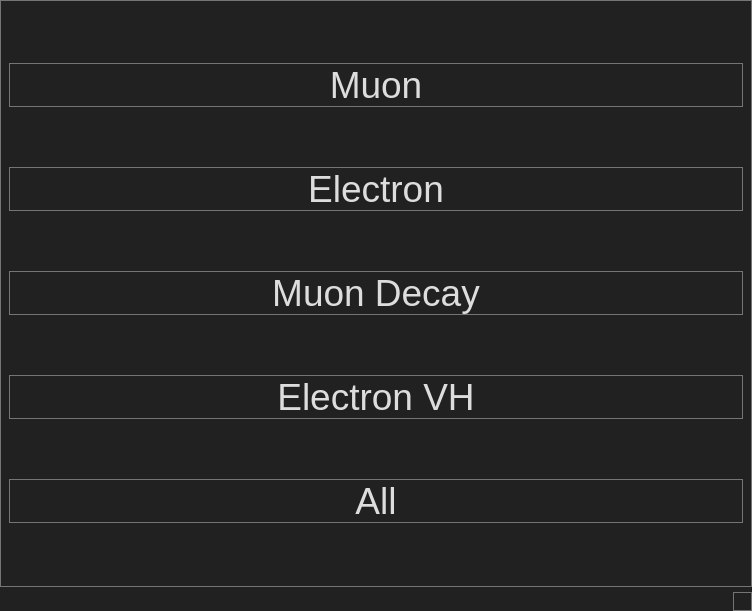
<?xml version="1.0" encoding="UTF-8"?>
<ui version="4.0">
 <class>DisplayModeWindow</class>
 <widget class="QMainWindow" name="DisplayModeWindow">
  <property name="geometry">
   <rect>
    <x>0</x>
    <y>0</y>
    <width>752</width>
    <height>611</height>
   </rect>
  </property>
  <property name="windowTitle">
   <string>MainWindow</string>
  </property>
  <property name="styleSheet">
   <string notr="true">
/*
    Android Material Dark
	COLOR_DARK     = #212121 Grey 900
	COLOR_MEDIUM   = #424242 Grey 800
	COLOR_MEDLIGHT = #757575 Grey 600
	COLOR_LIGHT    = #DDDDDD White
	COLOR_ACCENT   = #3F51B5 Indigo 500
*/

* {
	background: #212121;
	color: #DDDDDD;
	border: 1px solid #757575;
}

QWidget::item:selected {
	background: #3F51B5;
}

QCheckBox, QRadioButton {
	border: none;
}

QRadioButton::indicator, QCheckBox::indicator {
	width: 13px;
	height: 13px;
}

QRadioButton::indicator::unchecked, QCheckBox::indicator::unchecked {
	border: 1px solid #757575;
	background: none;
}

QRadioButton::indicator:unchecked:hover, QCheckBox::indicator:unchecked:hover {
	border: 1px solid #DDDDDD;
}

QRadioButton::indicator::checked, QCheckBox::indicator::checked {
	border: 1px solid #757575;
	background: #757575;
}

QRadioButton::indicator:checked:hover, QCheckBox::indicator:checked:hover {
	border: 1px solid #DDDDDD;
	background: #DDDDDD;
}

QGroupBox {
	margin-top: 6px;
}

QGroupBox::title {
	top: -7px;
	left: 7px;
}

QScrollBar {
	border: 1px solid #757575;
	background: #212121;
}

QScrollBar:horizontal {
	height: 15px;
	margin: 0px 0px 0px 32px;
}

QScrollBar:vertical {
	width: 15px;
	margin: 32px 0px 0px 0px;
}

QScrollBar::handle {
	background: #424242;
	border: 1px solid #757575;
}

QScrollBar::handle:horizontal {
	border-width: 0px 1px 0px 1px;
}

QScrollBar::handle:vertical {
	border-width: 1px 0px 1px 0px;
}

QScrollBar::handle:horizontal {
	min-width: 20px;
}

QScrollBar::handle:vertical {
	min-height: 20px;
}

QScrollBar::add-line, QScrollBar::sub-line {
	background:#424242;
	border: 1px solid #757575;
	subcontrol-origin: margin;
}

QScrollBar::add-line {
	position: absolute;
}

QScrollBar::add-line:horizontal {
	width: 15px;
	subcontrol-position: left;
	left: 15px;
}

QScrollBar::add-line:vertical {
	height: 15px;
	subcontrol-position: top;
	top: 15px;
}

QScrollBar::sub-line:horizontal {
	width: 15px;
	subcontrol-position: top left;
}

QScrollBar::sub-line:vertical {
	height: 15px;
	subcontrol-position: top;
}

QScrollBar:left-arrow, QScrollBar::right-arrow, QScrollBar::up-arrow, QScrollBar::down-arrow {
	border: 1px solid #757575;
	width: 3px;
	height: 3px;
}

QScrollBar::add-page, QScrollBar::sub-page {
	background: none;
}

QAbstractButton:hover {
	background: #424242;
}

QAbstractButton:pressed {
	background: #757575;
}

QAbstractItemView {
	show-decoration-selected: 1;
	selection-background-color: #3F51B5;
	selection-color: #DDDDDD;
	alternate-background-color: #424242;
}

QHeaderView {
	border: 1px solid #757575;
}

QHeaderView::section {
	background: #212121;
	border: 1px solid #757575;
	padding: 4px;
}

QHeaderView::section:selected, QHeaderView::section::checked {
	background: #424242;
}

QTableView {
	gridline-color: #757575;
}

QTabBar {
	margin-left: 2px;
}

QTabBar::tab {
	border-radius: 0px;
	padding: 4px;
	margin: 4px;
}

QTabBar::tab:selected {
	background: #424242;
}

QComboBox::down-arrow {
	border: 1px solid #757575;
	background: #424242;
}

QComboBox::drop-down {
	border: 1px solid #757575;
	background: #424242;
}

QComboBox::down-arrow {
	width: 3px;
	height: 3px;
	border: 1px solid #757575;
}

QAbstractSpinBox {
	padding-right: 15px;
}

QAbstractSpinBox::up-button, QAbstractSpinBox::down-button {
	border: 1px solid #757575;
	background: #424242;
	subcontrol-origin: border;
}

QAbstractSpinBox::up-arrow, QAbstractSpinBox::down-arrow {
	width: 3px;
	height: 3px;
	border: 1px solid #757575;
}

QSlider {
	border: none;
}

QSlider::groove:horizontal {
	height: 5px;
	margin: 4px 0px 4px 0px;
}

QSlider::groove:vertical {
	width: 5px;
	margin: 0px 4px 0px 4px;
}

QSlider::handle {
	border: 1px solid #757575;
	background: #424242;
}

QSlider::handle:horizontal {
	width: 15px;
	margin: -4px 0px -4px 0px;
}

QSlider::handle:vertical {
	height: 15px;
	margin: 0px -4px 0px -4px;
}

QSlider::add-page:vertical, QSlider::sub-page:horizontal {
	background: #3F51B5;
}

QSlider::sub-page:vertical, QSlider::add-page:horizontal {
	background: #424242;
}

QLabel {
	border: none;
}

QProgressBar {
	text-align: center;
}

QProgressBar::chunk {
	width: 1px;
	background-color: #3F51B5;
}

QMenu::separator {
	background: #424242;
}

QStatusBar {
	border: 1px;
	color: #3F51B5;
}</string>
  </property>
  <widget class="QWidget" name="centralwidget">
   <layout class="QGridLayout" name="gridLayout">
    <item row="4" column="0">
     <widget class="QPushButton" name="pushButton_All">
      <property name="font">
       <font>
        <pointsize>28</pointsize>
       </font>
      </property>
      <property name="text">
       <string>All</string>
      </property>
     </widget>
    </item>
    <item row="3" column="0">
     <widget class="QPushButton" name="pushButton_ElectronVeryHigh">
      <property name="font">
       <font>
        <pointsize>28</pointsize>
       </font>
      </property>
      <property name="text">
       <string>Electron VH</string>
      </property>
     </widget>
    </item>
    <item row="1" column="0">
     <widget class="QPushButton" name="pushButton_Electron">
      <property name="font">
       <font>
        <pointsize>28</pointsize>
       </font>
      </property>
      <property name="text">
       <string>Electron</string>
      </property>
     </widget>
    </item>
    <item row="2" column="0">
     <widget class="QPushButton" name="pushButton_MuonDecay">
      <property name="font">
       <font>
        <pointsize>28</pointsize>
       </font>
      </property>
      <property name="text">
       <string>Muon Decay</string>
      </property>
     </widget>
    </item>
    <item row="0" column="0">
     <widget class="QPushButton" name="pushButton_Muon">
      <property name="minimumSize">
       <size>
        <width>5</width>
        <height>8</height>
       </size>
      </property>
      <property name="font">
       <font>
        <pointsize>28</pointsize>
       </font>
      </property>
      <property name="text">
       <string>Muon</string>
      </property>
     </widget>
    </item>
   </layout>
  </widget>
  <widget class="QStatusBar" name="statusbar"/>
 </widget>
 <resources/>
 <connections/>
</ui>
